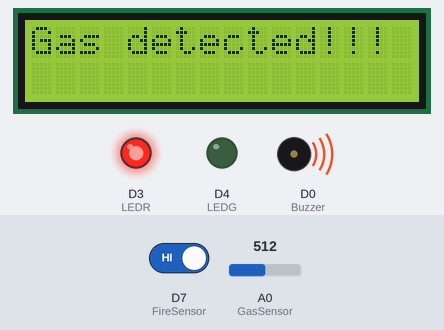
Bench run of a sketch on a simulated ESP8266 (NodeMCU). On the bench: 16×2 character LCD, output pins drawn as LEDs (lit = HIGH), buzzer (waves = sounding, pin HIGH). Inputs (shaded band) come from the test bench; at power-on: A0 (GasSensor) = 512, D7 (FireSensor) HIGH. WiFi joins after 1.5 s; servers stay silent unless stated; the local clock reads 2024-03-15 10:24:30 at power-on unless the sketch sets it; the modem accepts every AT command (registered, SIM ready, sends succeed) and sends nothing else; what the sketch prints to the serial monitor is not drawn.

Above: at 4.6 s.
4.7 s: A0 (GasSensor) set to 217
8.8 s: A0 (GasSensor) set to 202
At 10.2 s:
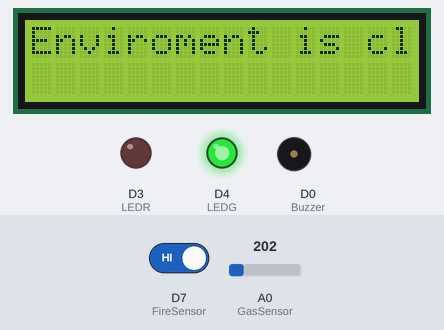
11.2 s: D7 (FireSensor) driven LOW
At 13.1 s:
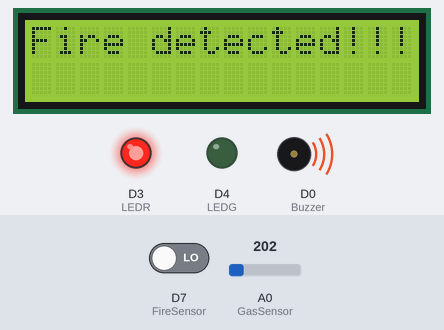
14.8 s: D7 (FireSensor) driven HIGH
At 16.1 s:
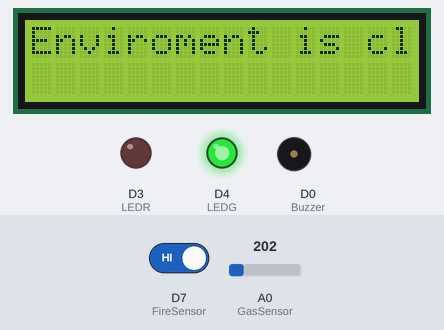
16.9 s: A0 (GasSensor) set to 306
At 18.8 s:
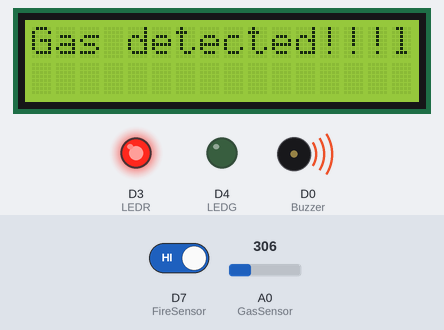
21.0 s: A0 (GasSensor) set to 122
At 22.0 s:
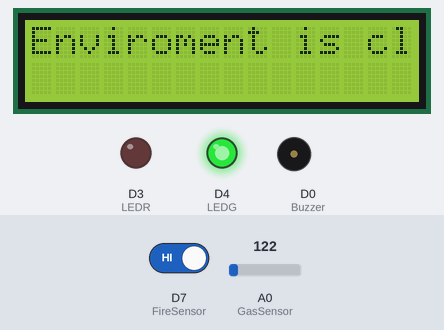
Timing chart, 0 to 23.6 s (numbered marks = the images above; inputs shaded):
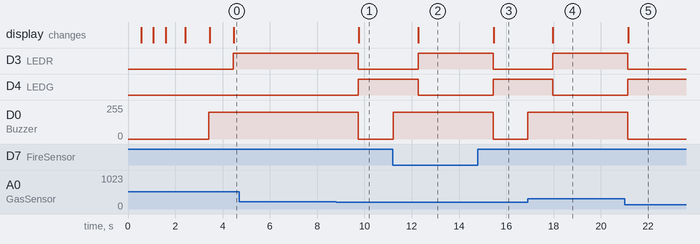

Measured:
- the behaviour switches between 210 and 209 on A0 (GasSensor) (found by bisection; images 0 and 1)
- after the input at 8.8 s, D3 (LEDR): HIGH → LOW after 0.94 s; D4 (LEDG): LOW → HIGH after 0.94 s; D0 (Buzzer): 200/255 → 0/255 after 0.94 s; the display: changes after 0.96 s (image 1)
- after the input at 11.2 s, D3 (LEDR): LOW → HIGH after 1.1 s; D4 (LEDG): HIGH → LOW after 1.1 s; D0 (Buzzer): 0/255 → 200/255 at once; the display: changes after 1.1 s (image 2)
- after the input at 14.8 s, D3 (LEDR): HIGH → LOW after 0.66 s; D4 (LEDG): LOW → HIGH after 0.66 s; D0 (Buzzer): 200/255 → 0/255 after 0.66 s; the display: changes after 0.67 s (image 3)
- after the input at 16.9 s, D3 (LEDR): LOW → HIGH after 1.1 s; D4 (LEDG): HIGH → LOW after 1.1 s; D0 (Buzzer): 0/255 → 200/255 at once; the display: changes after 1.1 s (image 4)
- after the input at 21.0 s, D3 (LEDR): HIGH → LOW after 0.13 s; D4 (LEDG): LOW → HIGH after 0.13 s; D0 (Buzzer): 200/255 → 0/255 after 0.13 s; the display: changes after 0.15 s (image 5)

The sketch:

GasAndFireAlertSystemWithSMSSending.ino
```cpp
#include <Wire.h>
#include <LiquidCrystal_I2C.h>
#include <ESP8266WiFi.h>
#include <WiFiClientSecure.h>
#include <UniversalTelegramBot.h>
#include <SoftwareSerial.h>

SoftwareSerial SIM900(D5, D6); // gsm module connected here

LiquidCrystal_I2C lcd (0x27, 16, 2);
const char* ssid = "legend hacker";
const char* password = "123456789@fmn";


#define BOTtoken "5921188279:AAFJh0V53tPxDi68_1vl8EnaX5IoT_LNhCQ"
#define CHAT_ID "5266762989"

#define FireSensor D7
#define GasSensor A0
#define Buzzer D0
#define LEDR D3
#define LEDG D4

int FireDetection = LOW;
int GasDetection = 0;
int gas_detected_value = 20;
String fireMassage = "Fire detected. Please take steps.";
String gasMassage = "Gas detected. Please take steps.";

X509List cert(TELEGRAM_CERTIFICATE_ROOT);
WiFiClientSecure client;
UniversalTelegramBot bot(BOTtoken, client);


void setup() {
//  Serial.begin(115200);
  Serial.begin(9600);
  SIM900.begin(9600);
  lcd.init();
  lcd.backlight();
  Wire.begin(D2, D1);
  configTime(0, 0, "pool.ntp.org");      // get UTC time via NTP
  client.setTrustAnchors(&cert); // Add root certificate for api.telegram.org

  pinMode(FireSensor, INPUT);
  pinMode(GasSensor,INPUT);
  pinMode(Buzzer, OUTPUT);
  pinMode(LEDR, OUTPUT);
  pinMode(LEDG, OUTPUT);

  WiFi.mode(WIFI_STA);
  WiFi.begin(ssid, password);

  int a = 0;
  while (WiFi.status() != WL_CONNECTED) {
    Serial.print(".");
    lcd.setCursor(a, 0);
    lcd.print(".");
    delay(500);
    a++;
  }

  Serial.println("");
  lcd.clear();
  lcd.setCursor(0, 0);
  lcd.print("WiFi connected");
  Serial.println("WiFi connected");
  Serial.print("IP address: ");
  lcd.setCursor(0, 1);
  lcd.print(WiFi.localIP());
  Serial.println(WiFi.localIP());
  delay(500);

  bot.sendMessage(CHAT_ID, "System started", "");
  lcd.clear();
  lcd.setCursor(0, 0);
  lcd.print("System started");
  delay(1000);
  lcd.clear();
}

void clean_enviroment(){
  digitalWrite(Buzzer, LOW);

  digitalWrite(LEDR, LOW);
  digitalWrite(LEDG, HIGH);
  lcd.setCursor(0, 0);
  lcd.print("Enviroment is clean now.");
}

void sendSMSOnline(String message){
  Serial.println("your message is on the way to sent your phone ---> ");
  Serial.println(message);
  bot.sendMessage(CHAT_ID, message, "");
}

void sendSMSOffline(String message){
  Serial.println("offline message is called");
  SIM900.print("AT+CMGF=1\r");                     // AT command to send SMS message
  delay(1000);
  SIM900.println("AT + CMGS = \"+8801575056952\"");  // recipient's mobile number, in international format

  SIM900.println(message);                         // message to send
  SIM900.println((char)26);                        // End AT command with a ^Z, ASCII code 26
  SIM900.println();
}

void sendSMS(String message){
//  sendSMSOnline(message);
  sendSMSOffline(message);
}

void send_alert(String detection){
  Serial.println("current detection is ---> ");
  Serial.println(detection);
  analogWrite(Buzzer, 200);

  if(detection == "fire"){
    Serial.println("Fire detected");
    sendSMS(fireMassage);

    //Showing the current state to the display.
    digitalWrite(LEDR, HIGH);
    digitalWrite(LEDG, LOW);
    lcd.setCursor(0, 0);
    lcd.print("Fire detected!!!");
  }
  else if(detection == "gas"){
    Serial.println("Gas detected");
    sendSMS(gasMassage);

    //Showing the current state to the display.
    digitalWrite(LEDR, HIGH);
    digitalWrite(LEDG, LOW);
    lcd.setCursor(0, 0);
    lcd.print("Gas detected!!!");
  }
  digitalWrite(Buzzer, LOW);
}

void loop() {
  FireDetection = digitalRead(FireSensor);
  GasDetection = map(analogRead(GasSensor), 0, 1024, 0, 100);
  Serial.print("gas sensor value: ");
  Serial.println(GasDetection);
//  Serial.println("fire sensor value: ");
//  Serial.println(FireDetection);
  if (FireDetection == LOW) {
    send_alert("fire");
  }
  else if (GasDetection > gas_detected_value) {
    send_alert("gas");
  }
  else{
    clean_enviroment();
  }
}
```
